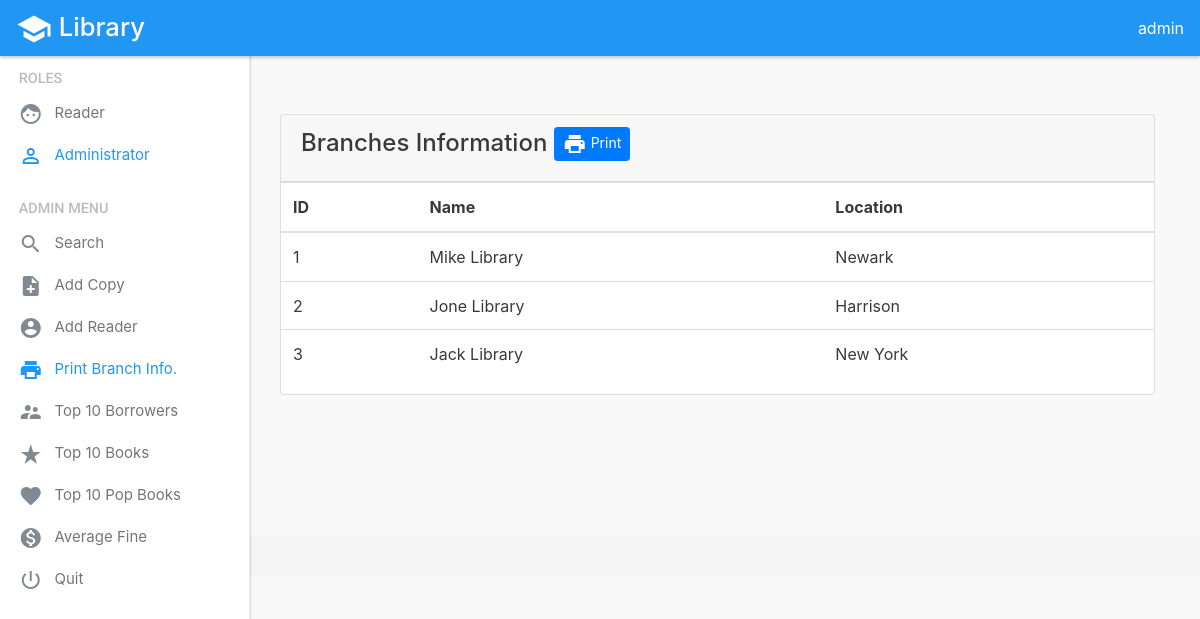
Screenshot of /admin_branch_info.php (signed in) with the database file from the repository.
### tables this page shows
CREATE TABLE BRANCH (
  LIBID INT NOT NULL AUTO_INCREMENT,
  LNAME VARCHAR(30) NOT NULL ,
  LLOCATION VARCHAR(50) NOT NULL ,
  PRIMARY KEY (LIBID)
);

### admin_branch_info.php (the view, shortened to what this page needs)
<?php
include('layout/admin_header.php');
include('layout/admin_sidebar.php');
?>
<div class="container layout-content">
    <div class="card m-t-2" id="div_print">
        <div class="card-header">
            <h4>Branches Information
                <button onclick="printdiv('div_print')" class="btn btn-primary btn-sm pull-md-right">
                    <i class="material-icons">print</i>
                    Print</button>
            </h4>
        </div>
        <?php
        $conn = new mysqli(DB_SERVER,DB_USERNAME,DB_PASSWORD,DB_DATABASE);
        $sql = "SELECT *
            FROM BRANCH";
        $result = $conn->query($sql);
        if ($result->num_rows > 0){
            echo "<table class='table'>
                    <thead>
                        <tr>
                            <th>ID</th>
                            <th>Name</th>
                            <th>Location</th>
                        </tr>
                    </thead>
                    <tbody>";
            while ($row = $result->fetch_assoc()){
                echo "<tr>
                          <td>".$row['LIBID']."</td>
                          <td>".$row['LNAME']."</td>
                          <td>".$row['LLOCATION']."</td>
                      <tr>";
            }
            echo "</tbody></table>";
        }else{
            echo "<div class='card-footer alert-danger' role='alert'>
                <strong>Oops!</strong> Nothing!
            </div>";
        }
        ?>
    </div>
</div>
<?php include('layout/footer.php'); ?>

### css/site.css (style rules this page uses)
body { color:#373a3c; background-color: #f9f9f9; }
.material-icons { vertical-align: middle; }
.layout-content { padding-top: 58px; padding-left: 250px; overflow: auto; min-height: 30rem; }

### rows the page displays
branch: LIBID "1", LNAME "Mike Library", LLOCATION "Newark"
branch: LIBID "2", LNAME "Jone Library", LLOCATION "Harrison"
branch: LIBID "3", LNAME "Jack Library", LLOCATION "New York"
